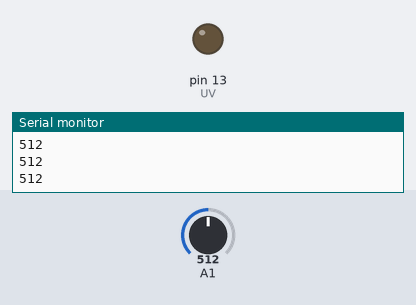
A sketch run on a simulated Arduino Uno, built with avr-gcc and run on an emulated ATmega328P. Parts: output pins drawn as LEDs (lit = HIGH), the last lines printed to the serial monitor. The test bench sets the inputs (shaded band); at power-on: A1 = 512.

Above: at 1.2 s.
1.3 s: A1 set to 110
2.8 s: A1 set to 89
At 4.0 s:
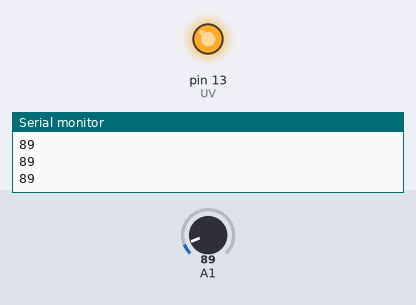
4.3 s: A1 set to 122
At 5.3 s:
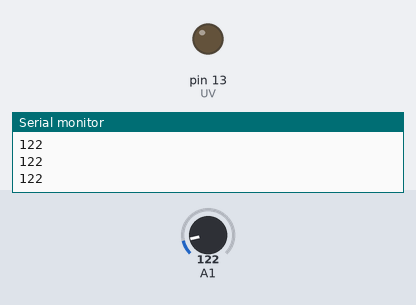
5.8 s: A1 set to 90
At 6.4 s:
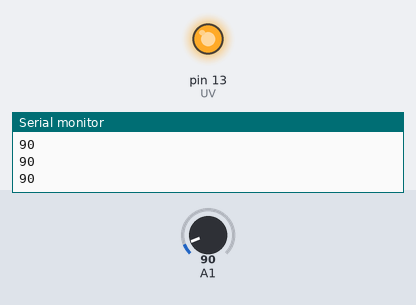
Timing chart, 0 to 8.3 s (numbered marks = the images above; inputs shaded):
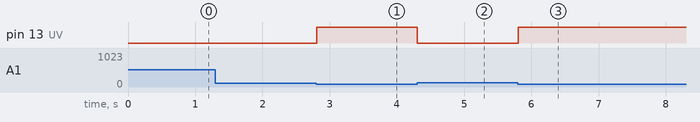

Measured:
- the behaviour switches between 100 and 99 on A1 (found by bisection; images 0 and 1)
- after the input at 2.8 s, pin 13 (UV): LOW → HIGH at once
- after the input at 4.3 s, pin 13 (UV): HIGH → LOW at once
- after the input at 5.8 s, pin 13 (UV): LOW → HIGH at once

The sketch:

excercise27.ino
```cpp
#define UV 13
void setup() {
  // put your setup code here, to run once:
  Serial.begin(9600);
  pinMode(UV, OUTPUT);
  digitalWrite(UV, LOW);

}

void loop() {
  // put your main code here, to run repeatedly:
  int temp = analogRead(A1);
  Serial.println(temp);
  if(temp < 100)
  {
    digitalWrite(UV, HIGH);
  }
  else
  {
    digitalWrite(UV,LOW);
  }
}
```
